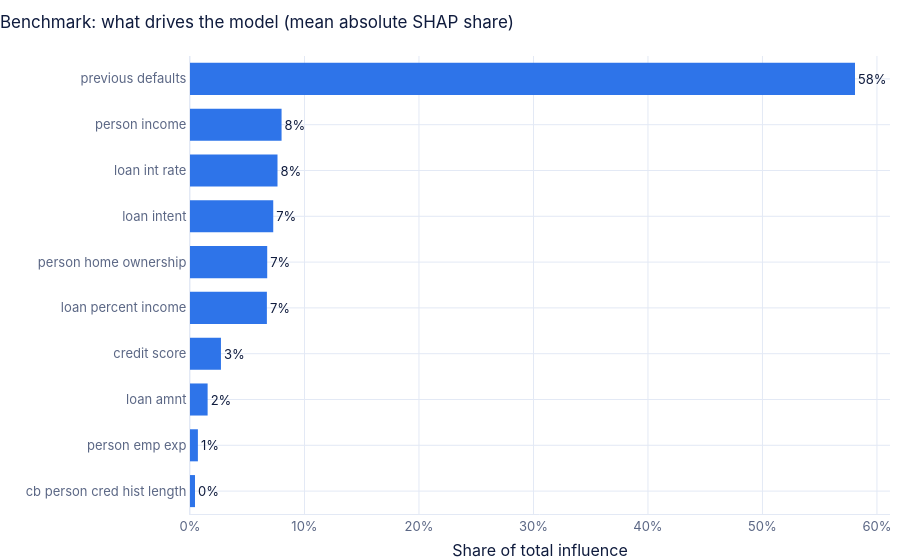

Notebook source saved alongside this figure:
### Code cell
charts.feature_importance_bar(
    shap_share.rename(index=lambda s: s.replace("_", " ")).head(10),
    "Benchmark: what drives the model (mean absolute SHAP share)",
)

### Figure 1 — Plotly figure (JSON) as saved in the notebook; plotly's stock layout.template omitted (floating-point values rounded to 4 significant figures)
{"data": [{"alignmentgroup": "True", "hovertemplate": "x=%{x}<br>y=%{y}<br>text=%{text}<extra></extra>", "legendgroup": "", "marker": {"color": "#2E74E9", "pattern": {"shape": ""}}, "name": "", "offsetgroup": "", "orientation": "h", "showlegend": false, "text": ["0%", "1%", "2%", "3%", "7%", "7%", "7%", "8%", "8%", "58%"], "textposition": "outside", "type": "bar", "x": [0.004353, 0.006892, 0.01539, 0.02704, 0.06716, 0.06744, 0.0727, 0.07643, 0.07998, 0.5808], "xaxis": "x", "y": ["cb person cred hist length", "person emp exp", "loan amnt", "credit score", "loan percent income", "person home ownership", "loan intent", "loan int rate", "person income", "previous defaults"], "yaxis": "y"}], "layout": {"barmode": "relative", "font": {"color": "#0F1B3D", "family": "-apple-system, BlinkMacSystemFont, \"Segoe UI\", Roboto, \"Helvetica Neue\", Arial, \"Noto Sans\", sans-serif"}, "legend": {"tracegroupgap": 0}, "paper_bgcolor": "rgb(255, 255, 255)", "plot_bgcolor": "rgb(255, 255, 255)", "title": {"text": "Benchmark: what drives the model (mean absolute SHAP share)"}, "xaxis": {"anchor": "y", "domain": [0.0, 1.0], "gridcolor": "#E3E9F5", "linecolor": "#E3E9F5", "tickformat": ".0%", "title": {"text": "Share of total influence"}, "zerolinecolor": "#E3E9F5"}, "yaxis": {"anchor": "x", "domain": [0.0, 1.0], "gridcolor": "#E3E9F5", "linecolor": "#E3E9F5", "title": {"text": ""}, "zerolinecolor": "#E3E9F5"}}}
